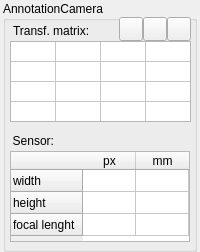
<?xml version="1.0" encoding="UTF-8"?>
<ui version="4.0">
 <class>propAnnotationCamera</class>
 <widget class="QWidget" name="propAnnotationCamera">
  <property name="geometry">
   <rect>
    <x>0</x>
    <y>0</y>
    <width>200</width>
    <height>252</height>
   </rect>
  </property>
  <property name="minimumSize">
   <size>
    <width>200</width>
    <height>252</height>
   </size>
  </property>
  <property name="maximumSize">
   <size>
    <width>200</width>
    <height>252</height>
   </size>
  </property>
  <property name="windowTitle">
   <string>Form</string>
  </property>
  <property name="styleSheet">
   <string notr="true"/>
  </property>
  <widget class="QGroupBox" name="annotationCamera">
   <property name="geometry">
    <rect>
     <x>3</x>
     <y>1</y>
     <width>194</width>
     <height>251</height>
    </rect>
   </property>
   <property name="title">
    <string>AnnotationCamera</string>
   </property>
   <widget class="QLabel" name="matrixLabel">
    <property name="geometry">
     <rect>
      <x>10</x>
      <y>20</y>
      <width>121</width>
      <height>20</height>
     </rect>
    </property>
    <property name="text">
     <string>Transf. matrix:</string>
    </property>
    <property name="alignment">
     <set>Qt::AlignLeading|Qt::AlignLeft|Qt::AlignVCenter</set>
    </property>
   </widget>
   <widget class="QTableWidget" name="matrixTable">
    <property name="geometry">
     <rect>
      <x>7</x>
      <y>40</y>
      <width>181</width>
      <height>81</height>
     </rect>
    </property>
    <property name="font">
     <font>
      <pointsize>7</pointsize>
     </font>
    </property>
    <property name="frameShape">
     <enum>QFrame::StyledPanel</enum>
    </property>
    <property name="frameShadow">
     <enum>QFrame::Sunken</enum>
    </property>
    <property name="verticalScrollBarPolicy">
     <enum>Qt::ScrollBarAlwaysOff</enum>
    </property>
    <property name="horizontalScrollBarPolicy">
     <enum>Qt::ScrollBarAlwaysOff</enum>
    </property>
    <property name="autoScroll">
     <bool>false</bool>
    </property>
    <property name="dragDropOverwriteMode">
     <bool>false</bool>
    </property>
    <property name="textElideMode">
     <enum>Qt::ElideNone</enum>
    </property>
    <property name="gridStyle">
     <enum>Qt::SolidLine</enum>
    </property>
    <property name="wordWrap">
     <bool>false</bool>
    </property>
    <property name="cornerButtonEnabled">
     <bool>false</bool>
    </property>
    <property name="rowCount">
     <number>4</number>
    </property>
    <property name="columnCount">
     <number>4</number>
    </property>
    <attribute name="horizontalHeaderVisible">
     <bool>false</bool>
    </attribute>
    <attribute name="horizontalHeaderMinimumSectionSize">
     <number>45</number>
    </attribute>
    <attribute name="horizontalHeaderDefaultSectionSize">
     <number>45</number>
    </attribute>
    <attribute name="horizontalHeaderHighlightSections">
     <bool>false</bool>
    </attribute>
    <attribute name="verticalHeaderVisible">
     <bool>false</bool>
    </attribute>
    <attribute name="verticalHeaderMinimumSectionSize">
     <number>20</number>
    </attribute>
    <attribute name="verticalHeaderDefaultSectionSize">
     <number>20</number>
    </attribute>
    <attribute name="verticalHeaderHighlightSections">
     <bool>false</bool>
    </attribute>
    <row/>
    <row/>
    <row/>
    <row/>
    <column/>
    <column/>
    <column/>
    <column/>
   </widget>
   <widget class="QPushButton" name="pasteButton">
    <property name="geometry">
     <rect>
      <x>164</x>
      <y>16</y>
      <width>24</width>
      <height>24</height>
     </rect>
    </property>
    <property name="toolTip">
     <string>paste matrix from clipboard</string>
    </property>
    <property name="text">
     <string/>
    </property>
    <property name="icon">
     <iconset resource="dpVision.qrc">
      <normaloff>:/icons/Paste.ico</normaloff>:/icons/Paste.ico</iconset>
    </property>
   </widget>
   <widget class="QPushButton" name="copyButton">
    <property name="geometry">
     <rect>
      <x>140</x>
      <y>16</y>
      <width>24</width>
      <height>24</height>
     </rect>
    </property>
    <property name="toolTip">
     <string>copy matrix to clipboard</string>
    </property>
    <property name="text">
     <string/>
    </property>
    <property name="icon">
     <iconset resource="dpVision.qrc">
      <normaloff>:/icons/Copy.ico</normaloff>:/icons/Copy.ico</iconset>
    </property>
    <property name="iconSize">
     <size>
      <width>16</width>
      <height>16</height>
     </size>
    </property>
   </widget>
   <widget class="QLabel" name="sensorLabel">
    <property name="geometry">
     <rect>
      <x>10</x>
      <y>130</y>
      <width>41</width>
      <height>20</height>
     </rect>
    </property>
    <property name="text">
     <string>Sensor:</string>
    </property>
    <property name="alignment">
     <set>Qt::AlignRight|Qt::AlignTrailing|Qt::AlignVCenter</set>
    </property>
   </widget>
   <widget class="QTableWidget" name="sensorProps">
    <property name="enabled">
     <bool>true</bool>
    </property>
    <property name="geometry">
     <rect>
      <x>7</x>
      <y>150</y>
      <width>180</width>
      <height>91</height>
     </rect>
    </property>
    <property name="midLineWidth">
     <number>0</number>
    </property>
    <property name="verticalScrollBarPolicy">
     <enum>Qt::ScrollBarAlwaysOff</enum>
    </property>
    <property name="horizontalScrollBarPolicy">
     <enum>Qt::ScrollBarAlwaysOff</enum>
    </property>
    <property name="sizeAdjustPolicy">
     <enum>QAbstractScrollArea::AdjustToContents</enum>
    </property>
    <property name="textElideMode">
     <enum>Qt::ElideNone</enum>
    </property>
    <property name="rowCount">
     <number>3</number>
    </property>
    <property name="columnCount">
     <number>2</number>
    </property>
    <attribute name="horizontalHeaderVisible">
     <bool>true</bool>
    </attribute>
    <attribute name="horizontalHeaderCascadingSectionResizes">
     <bool>false</bool>
    </attribute>
    <attribute name="horizontalHeaderMinimumSectionSize">
     <number>50</number>
    </attribute>
    <attribute name="horizontalHeaderDefaultSectionSize">
     <number>53</number>
    </attribute>
    <attribute name="horizontalHeaderHighlightSections">
     <bool>true</bool>
    </attribute>
    <attribute name="verticalHeaderVisible">
     <bool>true</bool>
    </attribute>
    <attribute name="verticalHeaderMinimumSectionSize">
     <number>20</number>
    </attribute>
    <attribute name="verticalHeaderDefaultSectionSize">
     <number>22</number>
    </attribute>
    <attribute name="verticalHeaderHighlightSections">
     <bool>true</bool>
    </attribute>
    <row>
     <property name="text">
      <string>width</string>
     </property>
    </row>
    <row>
     <property name="text">
      <string>height</string>
     </property>
    </row>
    <row>
     <property name="text">
      <string>focal lenght</string>
     </property>
    </row>
    <column>
     <property name="text">
      <string>px</string>
     </property>
    </column>
    <column>
     <property name="text">
      <string>mm</string>
     </property>
    </column>
   </widget>
   <widget class="QPushButton" name="clearButton">
    <property name="geometry">
     <rect>
      <x>116</x>
      <y>16</y>
      <width>24</width>
      <height>24</height>
     </rect>
    </property>
    <property name="toolTip">
     <string>clear transformation</string>
    </property>
    <property name="text">
     <string/>
    </property>
    <property name="icon">
     <iconset resource="dpVision.qrc">
      <normaloff>:/icons/Erase.ico</normaloff>:/icons/Erase.ico</iconset>
    </property>
   </widget>
  </widget>
 </widget>
 <resources>
  <include location="dpVision.qrc"/>
 </resources>
 <connections>
  <connection>
   <sender>pasteButton</sender>
   <signal>clicked()</signal>
   <receiver>propAnnotationCamera</receiver>
   <slot>pasteFromClipboard()</slot>
   <hints>
    <hint type="sourcelabel">
     <x>181</x>
     <y>195</y>
    </hint>
    <hint type="destinationlabel">
     <x>100</x>
     <y>212</y>
    </hint>
   </hints>
  </connection>
  <connection>
   <sender>copyButton</sender>
   <signal>clicked()</signal>
   <receiver>propAnnotationCamera</receiver>
   <slot>copyToClipboard()</slot>
   <hints>
    <hint type="sourcelabel">
     <x>163</x>
     <y>195</y>
    </hint>
    <hint type="destinationlabel">
     <x>100</x>
     <y>212</y>
    </hint>
   </hints>
  </connection>
  <connection>
   <sender>clearButton</sender>
   <signal>clicked()</signal>
   <receiver>propAnnotationCamera</receiver>
   <slot>clearMatrix()</slot>
   <hints>
    <hint type="sourcelabel">
     <x>130</x>
     <y>192</y>
    </hint>
    <hint type="destinationlabel">
     <x>100</x>
     <y>211</y>
    </hint>
   </hints>
  </connection>
 </connections>
 <slots>
  <slot>changedCtrX(double)</slot>
  <slot>changedCtrY(double)</slot>
  <slot>changedCtrZ(double)</slot>
  <slot>changedNormX(double)</slot>
  <slot>changedNormY(double)</slot>
  <slot>changedNormZ(double)</slot>
  <slot>changedSize(int)</slot>
  <slot>pasteFromClipboard()</slot>
  <slot>copyToClipboard()</slot>
  <slot>clearMatrix()</slot>
 </slots>
</ui>
